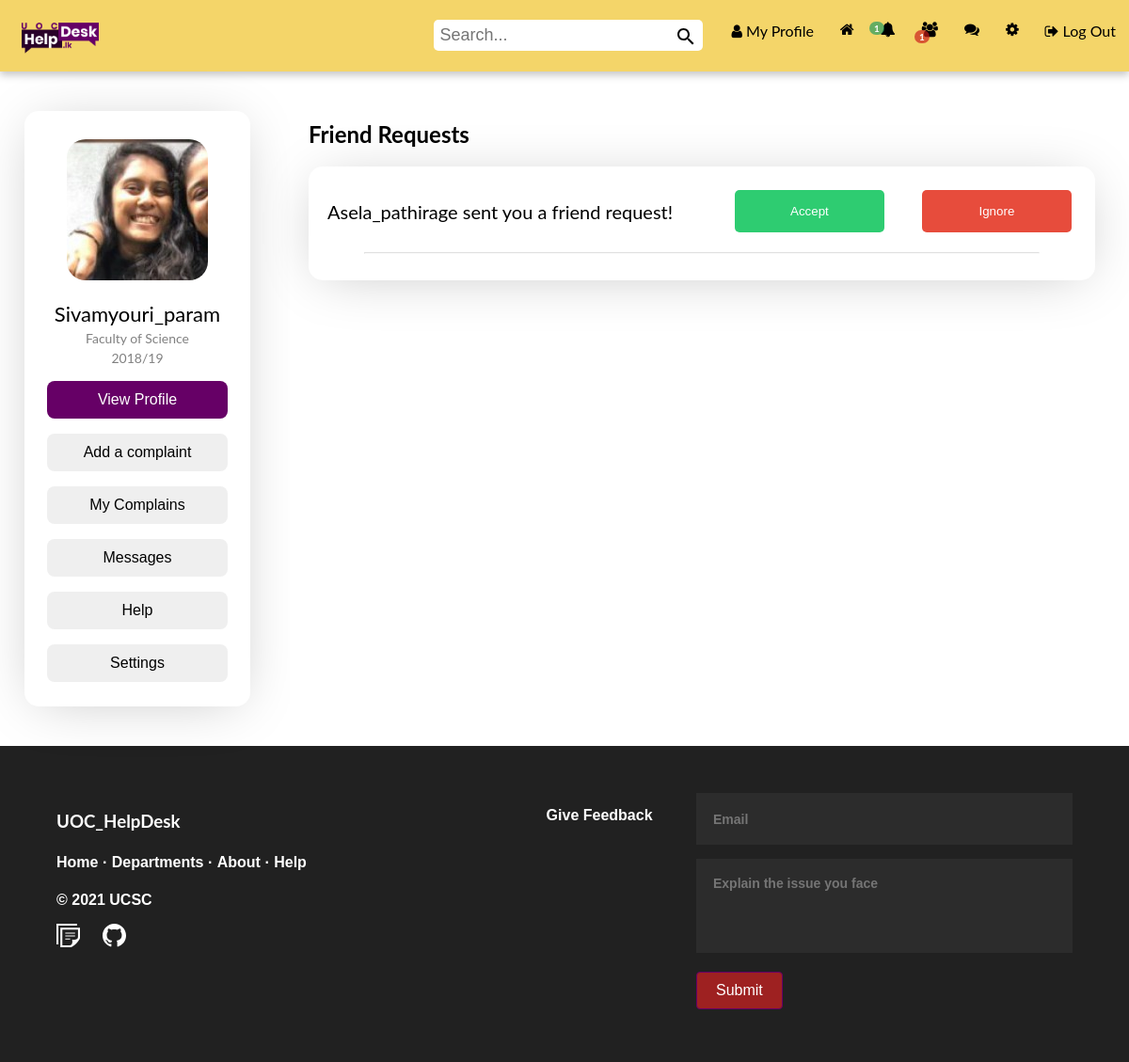
The page /app/views/requests.php (signed in) on the database its author committed.
### tables this page shows
CREATE TABLE IF NOT EXISTS `user` (
  `id` int(11) NOT NULL AUTO_INCREMENT,
  `name` varchar(255) NOT NULL,
  `email` varchar(255) NOT NULL,
  `password` varchar(255) NOT NULL,
  `created_by` datetime NOT NULL DEFAULT CURRENT_TIMESTAMP,
  `profile_pic` varchar(255) DEFAULT NULL,
  `num_posts` int(11) DEFAULT NULL,
  `num_likes` int(255) DEFAULT NULL,
  `user_closed` varchar(3) DEFAULT NULL,
  `friend_array` text,
  `user_roll` varchar(10) NOT NULL DEFAULT 'user',
  `teleNumber` int(10) DEFAULT NULL,
  `address` varchar(500) NOT NULL,
  PRIMARY KEY (`id`)
);

CREATE TABLE IF NOT EXISTS `friend_requests` (
  `id` int(11) NOT NULL AUTO_INCREMENT,
  `user_to` varchar(50) NOT NULL,
  `user_from` varchar(50) NOT NULL,
  PRIMARY KEY (`id`)
);

### app/controllers/User.php (called while the page is built, shortened)
<?php
class User{
    private $con;
    private $user;
    public function __construct($con,$user)
    {
        $this->con = $con;
        $user_details_query = mysqli_query($con,"SELECT * FROM user WHERE name='$user'");
        $this->user = mysqli_fetch_array($user_details_query);
    }
    public function getUserName(){
        return $this->user['name'];
    }
    public function getName(){
        $username = $this->user['name'];
        $query = mysqli_query($this->con,"SELECT name FROM user WHERE name='$username'");
        $row = mysqli_fetch_array($query);
        return $row['name'];
    }
}
?>

### app/controllers/Message.php (called while the page is built, shortened)
<?php
class Message{
    public function __construct($con,$user)
    {
        $this->user_obj = new User($con,$user);
    }
}
?>

### app/controllers/Notification.php (called while the page is built, shortened)
<?php
class Notification{
    private $con;
    private $user_obj;
    public function __construct($con,$user)
    {
        $this->con = $con;
        $this->user_obj = new User($con,$user);
    }
    public function getUnreadNumber() {
		$userLoggedIn = $this->user_obj->getUsername();
		$query = mysqli_query($this->con, "SELECT * FROM notifications WHERE viewed='no' AND user_to='$userLoggedIn'");
		return mysqli_num_rows($query);
	}
}
?>

### app/views/requests.php (the view, shortened to what this page needs)
<?php
require '../helpers/headerIn.php';
require '../views/complain.php';
?>
<link rel="stylesheet" type="text/css" href="../../public/css/temp.css">
<link rel="stylesheet" type="text/css" href="../../public/css/style.css">
<div class="container">
	<div class="column-1 box">
		<?php include('../views/pplCard.php'); ?>
	</div>
	<div class="box" style="width:100%; padding: 0px 20px 0px 20px">
        <h2>
            Friend Requests
        </h2>
        <div class="card" style="padding: 20px 20px 20px 20px">
        <?php
            $query = mysqli_query($con,"SELECT * FROM friend_requests WHERE user_to='$userLoggedIn'");
            if(mysqli_num_rows($query)==0)
                echo "You have no friend requests at this time!";
            else{
                while($row = mysqli_fetch_array($query)){
                    $user_from = $row['user_from'];
                    $user_from_obj = new User($con,$user_from);
                    echo "<div class='reqText'>";
                    echo $user_from_obj->getName() . " sent you a friend request!";
                    echo "</div>";
                    ?>
                        <form action="requests.php" method="POST">
                            <input type="submit" name="accept_request<?php echo $user_from; ?>" id="accept_button" value="Accept">
                            <input type="submit" name="ignore_request<?php echo $user_from; ?>" id="ignore_button" value="Ignore">
                        </form><hr>
                    <?php
                }
            }
        ?>
        </div>
        </div>
    </div>
<?php require '../helpers/footer.php';?>

### app/views/pplCard.php
<div class="card">
	<img src="<?php echo $user['profile_pic'];?>" style="border-radius:20px; margin-top:10px;">
	<p class="pplTitle"><?php echo $user['name']; ?></p>
	<p class="pplFac">Faculty of Science</p>
	<p class="pplFac">2018/19</p>
	<p><button class="pplButton pplButtonMain" onclick="location.href='<?php echo $userLoggedIn; ?>'">View Profile</button></p>
	<p><button class="pplButton" onclick="openForm()">Add a complaint</button></p>
	<p><button class="pplButton" onclick="location.href='inquiry.php';">My Complains</button></p>
	<p><button class="pplButton" onclick="location.href='messages.php';">Messages</button></p>
	<p><button class="pplButton" onclick="location.href='studentHelp.php';">Help</button></p>
	<p><button class="pplButton" onclick="location.href='settings.php';">Settings</button></p>
</div>

### public/css/temp.css (style rules this page uses)
.reqText { background-color: #ffffff; font-size: 20px; float: left; padding-top: 2%; width: 50%; text-align : left; }
#accept_button { width: 20%; border-radius: 5px; margin: 5px; border: none; color: #fff; background-color: #2ecc71; padding: 15px 0px 15px 0px; text-align: center; display: inline-block; }
#ignore_button { width: 20%; border-radius: 5px; margin: 5px; border: none; color: #fff; padding: 15px 0px 15px 0px; background-color: #e74c3c; float: right; }

### public/css/style.css (style rules this page uses)
html, body { height: 100%; margin: 0px; top:0; }
hr { opacity: 0.3; width: 90%; }
.container { display: flex; width: 100%; }
.column-1 { flex-shrink: 0; flex-basis: 20%; }
.box { background-color: white; padding: 10px; border-radius: 12px; margin: 2rem 1rem 2rem 1rem; }
.card { box-shadow: 0 5px 60px -14px rgba(0, 0, 0, 0.25); width: auto; margin: auto; text-align: center; border-radius: 15px; padding-top:20px; padding-bottom: 10px; }
.pplTitle { color: black; font-size: 22px; margin-bottom: 2px; }
.pplFac { color: grey; font-size: 14px; margin-top: 4px; margin-bottom: 4px; }
.pplButton { width: 80%; height: 40px; font-size: 16px; border: none; border-radius: 8px; }
.pplButtonMain { background-color: #660066; color:white; }

### app/helpers/headerIn.php (style rules this page uses)
body,h1,h2,h3,h4,h5,h6 { font-family: "Lato", sans-serif }
.w3-bar,h1,button { font-family: "Montserrat", sans-serif }

### rows shown on the page
user: profile_pic (picture), name "Sivamyouri_param"
friend_requests: user.name "Asela_pathirage"

### other values the page prints
$num_requests "1"
$num_notifications "1"
